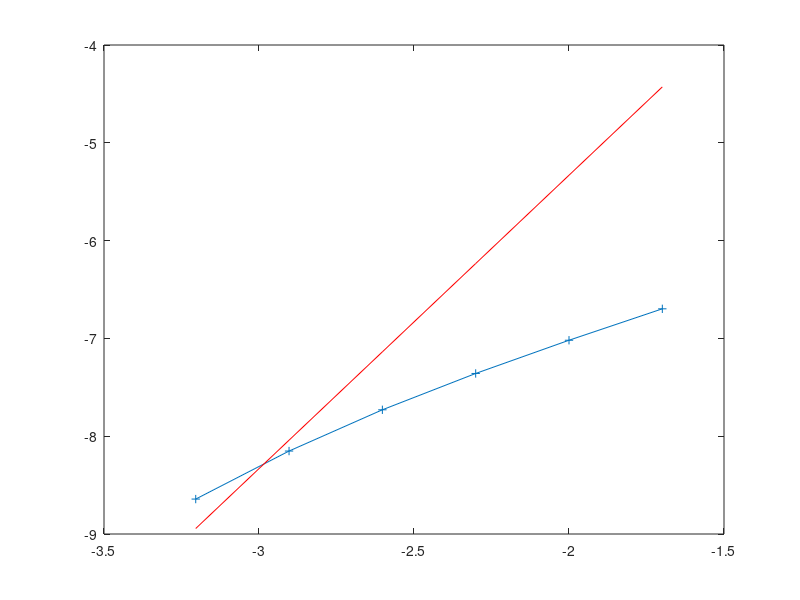

Here is the MATLAB script that generated this plot:
clear all; close all; clc;

bf=@(x)4*x.*(1-x);
a=integral(@(x)bf(x).*bf(x),0,1);
b=integral(@(x)bf(x),0,1);
g=integral(@(x)(4*(1-2*x)).^2,0,1);
D=1;
v=1000;
nsf=1.1;sa=1;
p=2;

A=-D*g+(nsf-sa)*a;
IV=a/v;
S =@(t) a/4/v*p*(1+t).^(p-1) + (1+t).^p*((sa-nsf)*a/4+2*D*b);
ex=@(t)(1+t).^p/4;

rk.nstages=3;
rk.g=0.43586652150845899941601945119356;
rk.a=[rk.g 0 0; ...
    ((1-rk.g)/2) rk.g 0;...
    (-(6*rk.g^2-16*rk.g+1)/4) ((6*rk.g^2-20*rk.g+5)/4) rk.g];
rk.c=sum(rk.a,2);
rk.b=rk.a(rk.nstages,:);

yold=0.25;

tend=.1;

ntimes=[5 10 20 40 80 160];
% ntimes = [10 50];
for iconv=1:length(ntimes)
    dt=tend/ntimes(iconv); 
    tn=0;
    yn=yold;
    for it=1:ntimes(iconv)
        for i=1:rk.nstages
            ti = tn + rk.c(i)*dt;
            SS(i)=S(ti);
            rhs = IV*yn + dt*rk.a(i,i)*SS(i);
            for j=1:i-1
                rhs = rhs + dt*rk.a(i,j)*(A*y(j)+SS(j));
            end
%             ti
%             M = (IV -rk.a(i,i)*dt*A)
%             rhs
            y(i) = (IV -rk.a(i,i)*dt*A) \ rhs
        end
        yn = y(3);
        tn = tn + dt;
    end
    err(iconv)=abs(yn-ex(tend));
end

plot( log10(tend./ntimes), log10(err), '+-' )
slope_err = polyfit(log10(tend./ntimes), log10(err),1)
% reference line y=Cx^s log(y) = log(C) + s log(x)
% we pick one value of (x,y) to get C
% the multiplier in front of C is used to shift the ref. line
s=3;C=0.5*err(end)/(tend/ntimes(end))^s;
y=C*(tend./ntimes).^s;
hold on;plot(log10(tend./ntimes), log10(y), 'r-')
